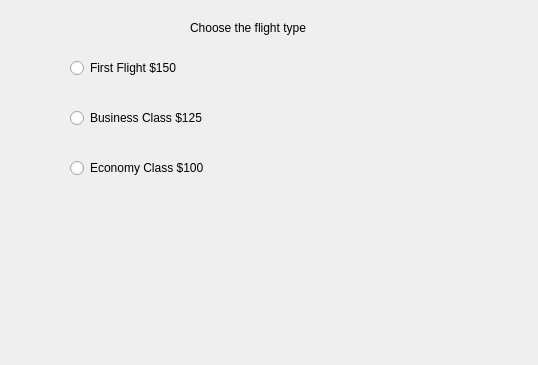
<?xml version="1.0" encoding="UTF-8"?>
<ui version="4.0">
 <class>Dialog</class>
 <widget class="QDialog" name="Dialog">
  <property name="geometry">
   <rect>
    <x>0</x>
    <y>0</y>
    <width>538</width>
    <height>365</height>
   </rect>
  </property>
  <property name="windowTitle">
   <string>Dialog</string>
  </property>
  <widget class="QLabel" name="labelFare">
   <property name="geometry">
    <rect>
     <x>190</x>
     <y>20</y>
     <width>141</width>
     <height>16</height>
    </rect>
   </property>
   <property name="text">
    <string>Choose the flight type</string>
   </property>
  </widget>
  <widget class="QLabel" name="label_2">
   <property name="geometry">
    <rect>
     <x>160</x>
     <y>300</y>
     <width>181</width>
     <height>16</height>
    </rect>
   </property>
   <property name="text">
    <string/>
   </property>
  </widget>
  <widget class="QRadioButton" name="radioButtonFirstClass">
   <property name="geometry">
    <rect>
     <x>70</x>
     <y>60</y>
     <width>131</width>
     <height>16</height>
    </rect>
   </property>
   <property name="text">
    <string>First Flight $150</string>
   </property>
  </widget>
  <widget class="QRadioButton" name="radioButtonBusinessClass">
   <property name="geometry">
    <rect>
     <x>70</x>
     <y>110</y>
     <width>161</width>
     <height>16</height>
    </rect>
   </property>
   <property name="text">
    <string>Business Class $125</string>
   </property>
  </widget>
  <widget class="QRadioButton" name="radioButtonEconomyClass">
   <property name="geometry">
    <rect>
     <x>70</x>
     <y>160</y>
     <width>161</width>
     <height>16</height>
    </rect>
   </property>
   <property name="text">
    <string>Economy Class $100</string>
   </property>
  </widget>
 </widget>
 <resources/>
 <connections/>
</ui>
